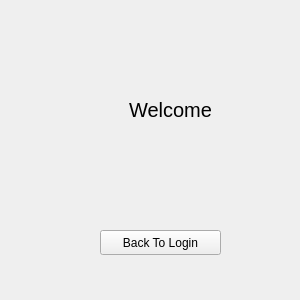
<?xml version="1.0" encoding="UTF-8"?>
<ui version="4.0">
 <class>Form</class>
 <widget class="QWidget" name="Form">
  <property name="geometry">
   <rect>
    <x>0</x>
    <y>0</y>
    <width>300</width>
    <height>300</height>
   </rect>
  </property>
  <property name="windowTitle">
   <string>Form</string>
  </property>
  <widget class="QLabel" name="profileiconlabel">
   <property name="geometry">
    <rect>
     <x>110</x>
     <y>0</y>
     <width>111</width>
     <height>101</height>
    </rect>
   </property>
   <property name="text">
    <string/>
   </property>
   <property name="pixmap">
    <pixmap>—Pngtree—avatar icon profile icon member_5247852.png</pixmap>
   </property>
   <property name="scaledContents">
    <bool>true</bool>
   </property>
  </widget>
  <widget class="QLabel" name="label">
   <property name="geometry">
    <rect>
     <x>100</x>
     <y>100</y>
     <width>141</width>
     <height>20</height>
    </rect>
   </property>
   <property name="font">
    <font>
     <pointsize>15</pointsize>
    </font>
   </property>
   <property name="text">
    <string>Welcome</string>
   </property>
   <property name="alignment">
    <set>Qt::AlignCenter</set>
   </property>
  </widget>
  <widget class="QLabel" name="userlabel">
   <property name="geometry">
    <rect>
     <x>70</x>
     <y>130</y>
     <width>201</width>
     <height>51</height>
    </rect>
   </property>
   <property name="font">
    <font>
     <pointsize>15</pointsize>
    </font>
   </property>
   <property name="text">
    <string/>
   </property>
  </widget>
  <widget class="QPushButton" name="loginbutton">
   <property name="geometry">
    <rect>
     <x>100</x>
     <y>230</y>
     <width>121</width>
     <height>25</height>
    </rect>
   </property>
   <property name="text">
    <string>Back To Login</string>
   </property>
  </widget>
 </widget>
 <resources/>
 <connections/>
</ui>
